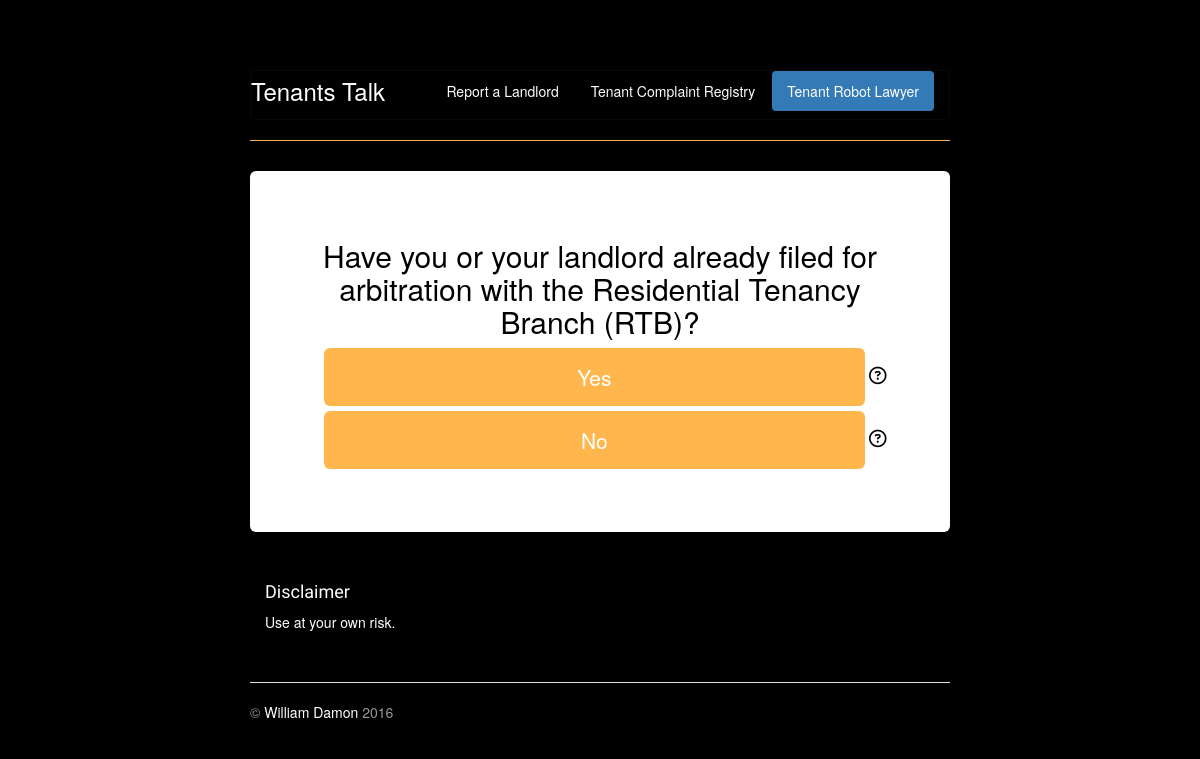
Screenshot of /contest/21/ with the database file from the repository.
### contest/models.py (models this page shows, shortened)
class Question(models.Model):
    question_text = models.CharField(max_length=100)
    name = models.CharField(max_length=100)

class Choice(models.Model):
    choice_text = models.CharField(max_length=100)
    question = models.ForeignKey(Question, on_delete=models.CASCADE, related_name='qs' )
    children = models.ForeignKey(Question, blank=True, null=True, on_delete=models.CASCADE, related_name='chi' )
    name = models.CharField(max_length=100)
    tooltip = models.CharField(max_length=500, blank=True, null=True)
    leaf = models.CharField(max_length=100, blank=True, null=True)

### contest/views.py (the view)
# urls.py: url(r'^(?P<question_id>[0-9]+)/$', views.question, name='question'),
def question(request, question_id):
    question = get_object_or_404(Question, pk=question_id)
    choices = Choice.objects.filter(question=question_id)
    context = {'choices': choices, 'question': question}
    return render(request, 'contest/question.html', context)

### contest/templates/contest/question.html (shortened to what this page needs)
{% extends 'contest/base.html' %}
{% block content %}
        <h2>{{ question.question_text }}</h2>
        <div class="form-check">
            <ul style="list-style: none; padding-left: 0px">
              {% for c in choices %}
              {% if not c.leaf  %}
                  {% if c.tooltip %}
                    <li style="padding-bottom: 5px; width: 580px; padding-left: 10px;">
                      <a class="btn btn-lg" style="background-color: #ffb74d; white-space: normal; width:95%" href="/contest/{{c.children.id}}"role="button"> {{ c.choice_text }}</a>
                    </li>
                  {% else %}
                    <li style="padding-bottom: 5px; width: 600px; padding-right: 30px;">
                       <a class="btn btn-lg" style="background-color: #ffb74d; white-space: normal; width:95%" href="/contest/{{c.children.id}}"role="button"> {{ c.choice_text }}</a>
                    </li>
                  {% endif %}
              {% endif %}
              {% endfor %}
            </ul>
      </div>
    </div>
{% endblock %}

### report/static/jumbotron-narrow.css (style rules this page uses)
a, a:focus, a:hover { color: white; }
body { color: black; padding-top: 70px; padding-bottom: 20px; background-color: #000000; }
.jumbotron .btn { padding: 14px 24px; font-size: 21px; }

### rows the page displays
Question: question_text "Have you or your landlord already filed for arbitration with the Residential Tenancy Branch (RTB)?"
Choice: choice_text "Yes"
Choice: choice_text "No"
